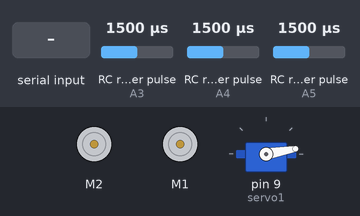
Bench run of a sketch on a simulated Arduino Uno, built with avr-gcc and run on an emulated ATmega328P. Shown: 2 × DC motor (green arrow = forward, orange = backward, longer = faster), servo. Wiring (inferred from the names in the program): 3 × RC receiver channel: data A3 / data A4 / data A5. The inputs (shaded band) are chosen by the test bench; at power-on: RC receiver pulse (sensors on A4, A5, A3) 1500 µs.

Above: at 1.2 s.
1.3 s: RC receiver pulse (sensor on A4) set to 1020 µs
At 2.5 s:
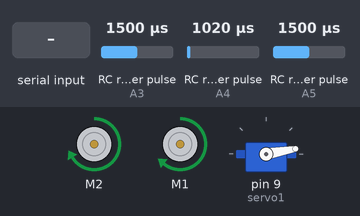
2.8 s: RC receiver pulse (sensor on A5) set to 1020 µs
At 3.4 s:
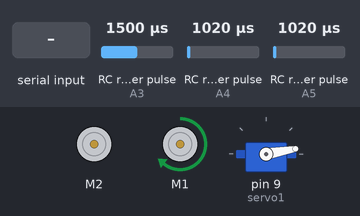
4.4 s: "L" received over Serial
At 5.6 s:
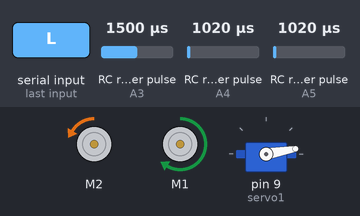
5.9 s: "R" received over Serial
At 6.9 s:
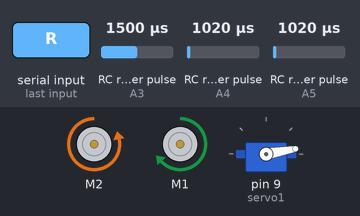
7.4 s: RC receiver pulse (sensor on A4) set to 1250 µs
At 7.9 s:
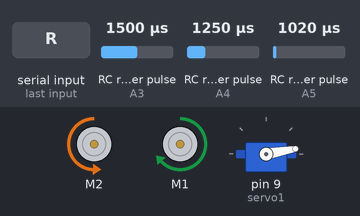
8.9 s: RC receiver pulse (sensor on A3) set to 1020 µs
At 9.2 s:
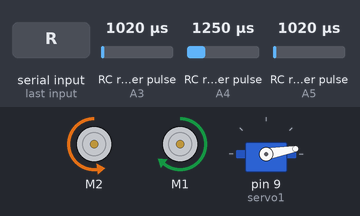
Timing chart, 0 to 11.4 s (numbered marks = the images above; inputs shaded):
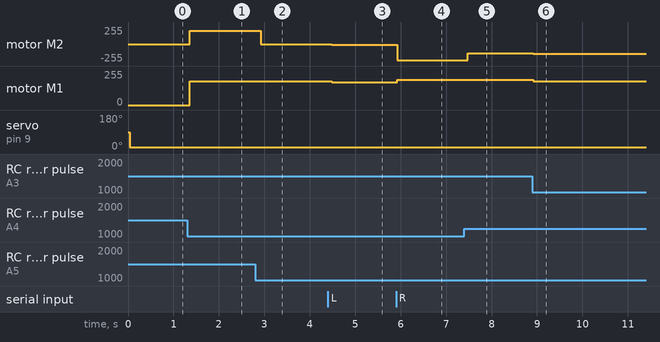

Measured:
- after the input at 1.3 s, motor M2: stopped → forward 200/255 after 0.06 s; motor M1: stopped → forward 180/255 after 0.06 s
- after the input at 2.8 s, motor M2: forward 200/255 → stopped after 0.12 s
- after the input at 4.4 s, motor M2: stopped → backward 10/255 after 0.08 s; motor M1: forward 180/255 → forward 171/255 after 0.08 s
- after the input at 5.9 s, motor M2: backward 10/255 → backward 246/255 at once; motor M1: forward 171/255 → forward 189/255 at once
- after the input at 7.4 s, motor M2: backward 246/255 → backward 136/255 after 0.08 s
- after the input at 8.9 s, motor M2: backward 136/255 → backward 146/255 at once; motor M1: forward 189/255 → forward 180/255 at once

The sketch:

RCControl.ino
```cpp
#include <AFMotor.h>
#include <Servo.h>

Servo servo1;
AF_DCMotor right_motor(2);
AF_DCMotor left_motor(1);

#define DEBUG false

#define CH0 A4
#define CH1 A5
#define CH2 A3
#define MIN_DURATION 1100
#define MAX_DURATION 1900
#define DEADBAND 50
#define MAX_SPEED 200

boolean AUTO_ENABLED = false;
boolean SERVO_UP = false;
int GAIN = 10;

void setup() {
  // put your setup code here, to run once:
  // turn on motor
  right_motor.run(RELEASE);
  left_motor.run(RELEASE);

  pinMode(CH0,INPUT);
  pinMode(CH1,INPUT);
  pinMode(CH2,INPUT);
  servo1.attach(9);

  Serial.begin(9600);

}

int up_down_pwm = 0;
int left_right_pwm = 0;

int left_motor_speed = 0;
int right_motor_speed = 0;
int left_bump = 0;
int right_bump = 0;

void loop() {
  // put your main code here, to run repeatedly:


  // read up-down channel
  up_down_pwm = pulseIn(CH0, HIGH);
  left_right_pwm = pulseIn(CH1, HIGH);
  AUTO_ENABLED = pulseIn(CH2,HIGH) > 1500 ? true : false;

  // map to 0-255
  up_down_pwm = map(up_down_pwm, MIN_DURATION, MAX_DURATION, -255, 255);
  left_right_pwm = map(left_right_pwm, MIN_DURATION, MAX_DURATION, -255, 255);

   if( (abs(up_down_pwm) < DEADBAND)
    or (up_down_pwm < -1000) )
   {
      up_down_pwm = 0;
   }


   if( (abs(left_right_pwm) < DEADBAND)
    or (left_right_pwm < -1000) )
   {
      left_right_pwm = 0;
   }

  // mix command
  right_motor_speed = (up_down_pwm - left_right_pwm);
  left_motor_speed = (up_down_pwm + left_right_pwm);


  int left_dir, right_dir;
  left_dir = (left_motor_speed<0?FORWARD:BACKWARD);
  right_dir = (right_motor_speed<0?FORWARD:BACKWARD);

  left_motor_speed = constrain(abs(left_motor_speed),0,MAX_SPEED);
  right_motor_speed = constrain(abs(right_motor_speed),0,MAX_SPEED);


  if(Serial.available()>0)
  {
    char incomingByte = Serial.read();
    left_bump = 0;
    right_bump = 0;
    switch(incomingByte)
    {
      case 'L':
      left_bump = -GAIN;
      right_bump = GAIN;
      break;
      case 'R':
      right_bump = -GAIN;
      left_bump = GAIN;
      break;
      case 'U':
      SERVO_UP = true;
      break;
      case 'D':
      SERVO_UP = false;
      break;
    }
  }

  if( AUTO_ENABLED )
  {
    left_motor_speed += left_bump;
    right_motor_speed += right_bump;
    servo1.write(SERVO_UP?250:10);
  }
  left_motor.run(left_dir);
  left_motor.setSpeed(int(float(left_motor_speed)*0.9));
  right_motor.run(right_dir);
  right_motor.setSpeed(right_motor_speed);


  if(DEBUG)
  {
    Serial.println(" **************** ");
    Serial.print(" PWM CH0 : ");
    Serial.println( up_down_pwm );
    Serial.print(" PWM CH1 : ");
    Serial.println( left_right_pwm );
    Serial.print(" Left Motor Dir : ");
    Serial.println(left_dir);
    Serial.print(" Right Motor Dir : ");
    Serial.println(right_dir);
    Serial.print(" Left Motor Speed : ");
    Serial.println(left_motor_speed);
    Serial.print(" Right Motor Speed : ");
    Serial.println(right_motor_speed);
  }

  delay(100);
}
```
